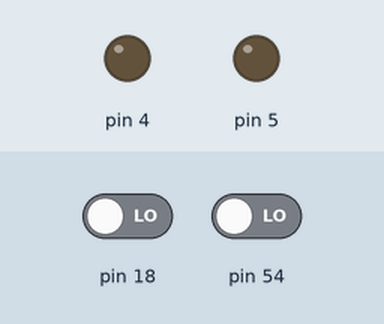
Bench run of a sketch on a simulated Arduino Mega 2560, built with avr-gcc and run on an emulated ATmega2560. On the bench: output pins drawn as LEDs (lit = HIGH). Inputs (shaded band) come from the test bench; at power-on: pin 54 LOW, pin 18 LOW.

Above: at 1.2 s.
1.3 s: pin 54 driven HIGH
At 2.5 s:
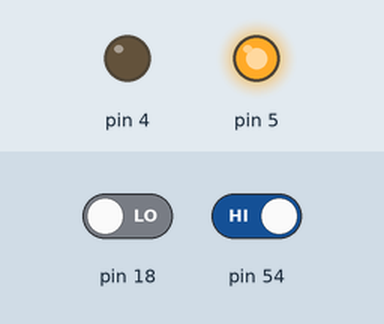
2.8 s: pin 54 driven LOW
At 3.6 s:
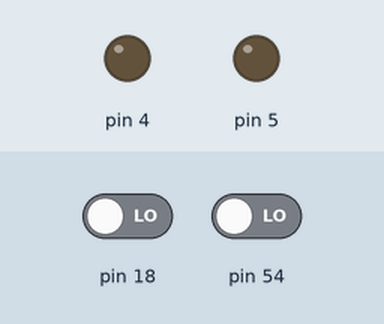
Timing chart, 0 to 5.8 s (numbered marks = the images above; inputs shaded):
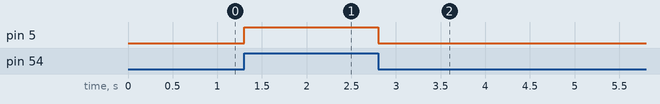

Measured:
- after the input at 1.3 s, pin 5: LOW → HIGH at once
- after the input at 2.8 s, pin 5: HIGH → LOW at once

The sketch:

TC311_Ligne_d_assemblage_Bero.ino
```cpp
#include <SPI.h>
#include <Controllino.h>

//
// Tâche : TLigne d'assemblage Bero (TC311)
//

// Définition des variables

bool bOn;                          // Marche/Arrêt
bool bVersLaGauche;                // aller vers la gauche
bool bVersLaDroite;                // aller vers la droite
int iCompteur;                     // Compte le nombre d'impulsions par seconde
int iDernierCompteur = 3;          // Compteur depuis la dernière seconde
unsigned long tempsPrecedent = 0;  // Millisecondes précédentes
unsigned long tempsActuel;         // Millisecondes actuelles

//
// Configuration
//
void setup() {

pinMode(CONTROLLINO_A0, INPUT);

pinMode(CONTROLLINO_D2, OUTPUT);
pinMode(CONTROLLINO_D3, OUTPUT);

// Gestionnaire d'interruption
pinMode(CONTROLLINO_IN0, INPUT);
attachInterrupt(digitalPinToInterrupt(CONTROLLINO_IN0), compter, RISING);
// LOW      pour déclencher l'interruption chaque fois que la broche est basse,
// CHANGE   pour déclencher l'interruption chaque fois que la broche change d'état
// RISING   pour déclencher l'interruption lorsque la broche passe de basse à haute,
// FALLING  pour déclencher l'interruption lorsque la broche passe de haute à basse.

}


//
// Boucle
//
void loop() {

// Temps actuel
tempsActuel = millis();

// Attribution de iDernierCompteur = iCompteur
if (tempsActuel - tempsPrecedent >= 1000 )
{
    // Chaque changement de front déclenche une interruption
    // Par conséquent, chaque impulsion est comptée deux fois
    iDernierCompteur = iCompteur;
    iCompteur = 0;
    tempsPrecedent = tempsActuel;
}

// Marche/Arrêt
if ( digitalRead (CONTROLLINO_A0) )
    bOn = true;
  else
    bOn = false;


// Détection d'une course vers la droite
if ( iDernierCompteur < 300 )
{
    bVersLaGauche = false;
    bVersLaDroite = true;
}

// Détection d'une course vers la gauche
if ( iDernierCompteur > 700 )
{
    bVersLaGauche = true;
    bVersLaDroite = false;
}

// Démarrer le moteur dans la direction requise
if ( bVersLaGauche && bOn )
{
    digitalWrite ( CONTROLLINO_D3, LOW);
    digitalWrite ( CONTROLLINO_D2, HIGH);
}
else if ( bVersLaDroite && bOn )
{
    digitalWrite ( CONTROLLINO_D2, LOW);
    digitalWrite ( CONTROLLINO_D3, HIGH);
}
else if (!bOn)
{
    digitalWrite ( CONTROLLINO_D2, LOW);
    digitalWrite ( CONTROLLINO_D3, LOW);
}

} // Boucle

// Fonction pour compter les impulsions
void compter() {
 iCompteur++;
}
```
